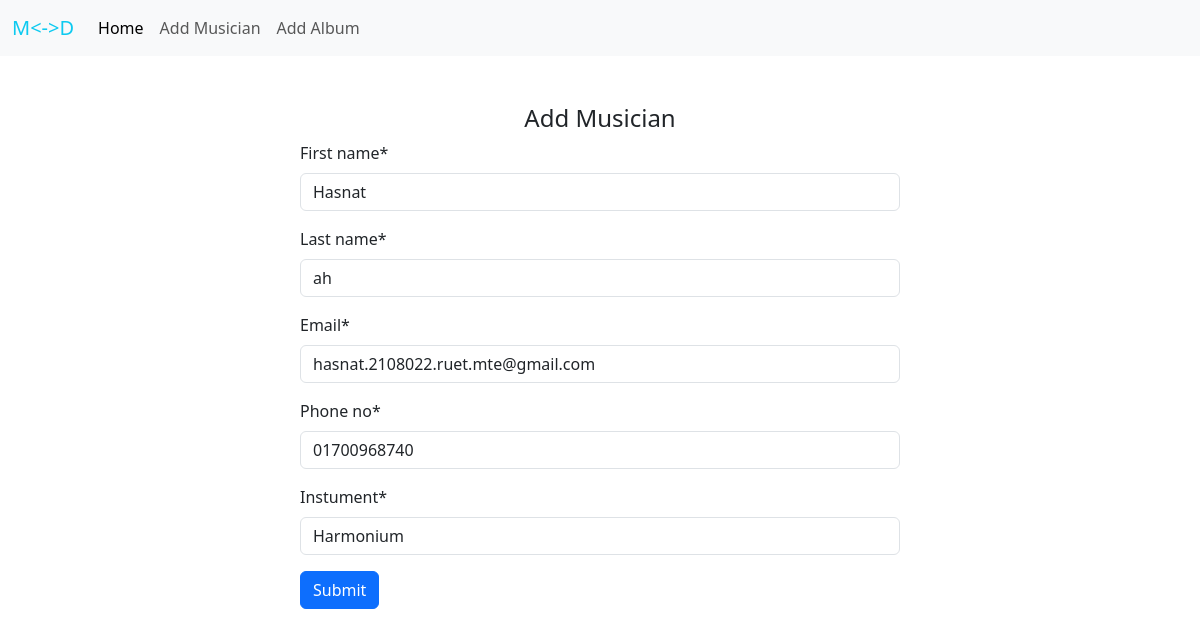
The app's page /musician/edit/hasnat.2108022.ruet.mte@gmail.com with its own data.
### musician/models.py (models this page shows, shortened)
class MusicianModel(models.Model):
    first_name = models.CharField(max_length=100)
    last_name = models.CharField(max_length=100)
    email = models.EmailField()
    phone_no = models.CharField(max_length=12)
    instument = models.CharField(max_length=100)

### musician/views.py (the view)
# urls.py: path('edit/<str:email>', views.edit_musician, name="edit_musician"),
def edit_musician(request, email):
    ed = MusicianModel.objects.all()
    for i in ed:
        if i.email == email:
            musician_form = MusicianForm(instance=i)
            if request.method == 'POST':
                musician_form = MusicianForm(request.POST, instance=i)
                if musician_form.is_valid():
                    musician_form.save()
                    return redirect("homepage")
            return render(request, "musician.html", {'form':musician_form})
    return redirect("homepage")

### musician/form.py
class MusicianForm(forms.ModelForm):
    class Meta:
        model = MusicianModel
        fields = '__all__'

### musician/templates/musician.html (shortened to what this page needs)
{% extends "base.html" %}
{% block content %}
    {% load crispy_forms_tags %}
    <div style="width:50%; margin:auto">
        <h4 class = "text-center pt-5">Add Musician </h4>
        <form method = 'post'>
            {{form|crispy}}
            <button type="submit" class="btn btn-primary">Submit</button>
        </form>
    </div>
{% endblock content %}

### records on screen
MusicianModel: first_name "Hasnat", last_name "ah", email "hasnat.2108022.ruet.mte@gmail.com", phone_no "01700968740", instument "Harmonium"
